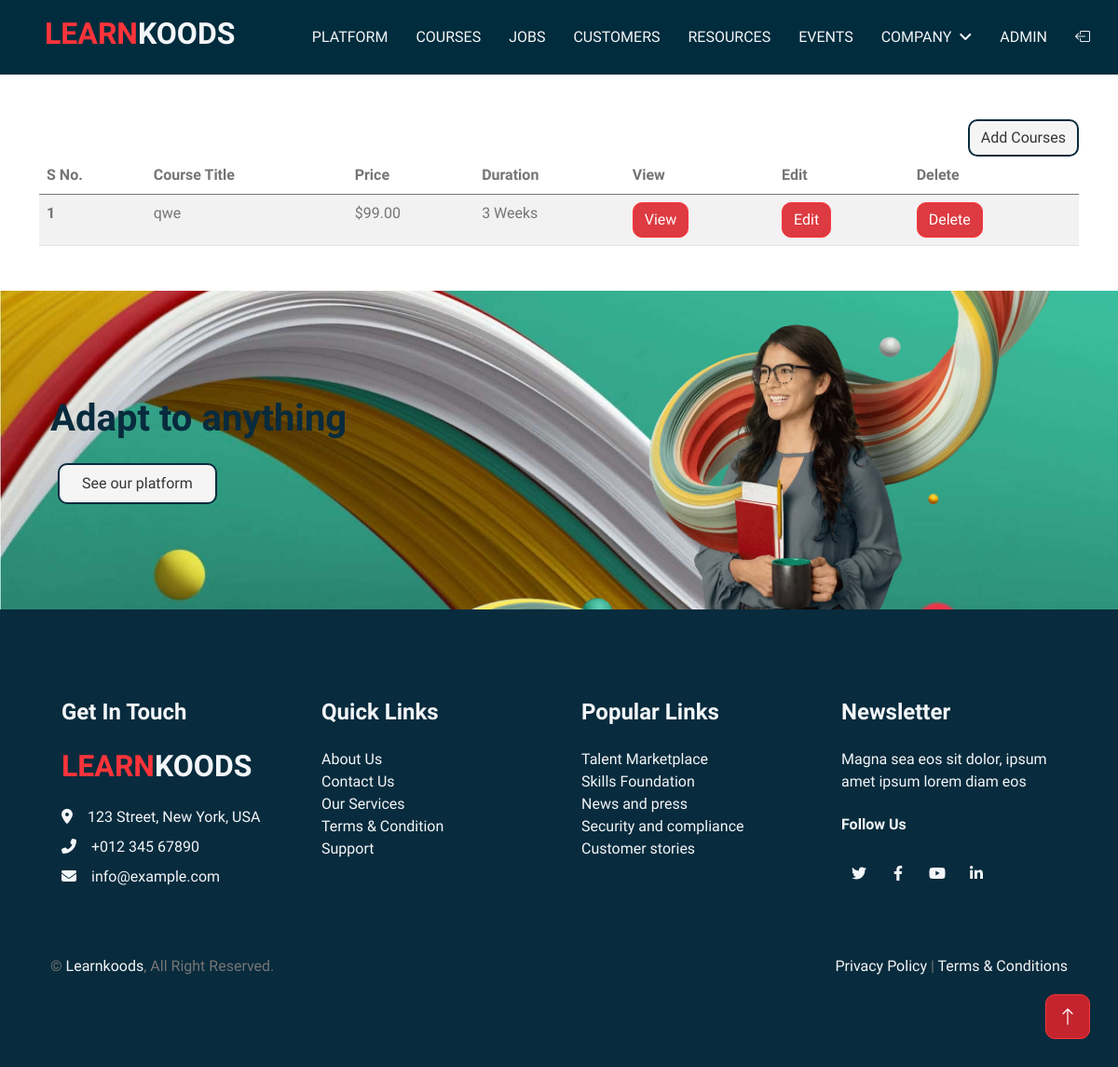
The page /courseprofile/ (signed in) on the database its author committed.
### courses/models.py (models this page shows)
class Courses(models.Model):
    course_id = models.AutoField(primary_key=True)
    user = models.ForeignKey(User, on_delete=models.CASCADE,null=True,blank=True,default=None)
    course_title = models.CharField(max_length=100)
    course_price = models.DecimalField(max_digits=6, decimal_places=2,null=True)
    course_des = HTMLField()
    course_level = models.CharField(choices=(('Beginner', ("Beginner")),
                                        ('Intermediate', ("Intermediate")),
                                        ('Advance', ("Advance"))),
                                default='Beginner',max_length=50)
    course_duration = models.CharField(max_length=100)
    course_image = models.ImageField(upload_to="corse/",null=True,default="course/courses-1.jpg")
    course_slug = AutoSlugField(populate_from = 'course_title',unique=True,null=True,default=None)
    def __str__(self):
        return self.course_title

### koods/views.py (the view)
# urls.py: path('courseprofile/',views.Courseprofile),
def Courseprofile(request):
    if not request.user.is_authenticated:
        return redirect("/")
    usr = request.user
    courseprofile = Courses.objects.filter(user=usr)
    print(courseprofile,"===========coursedata")
    data={
        'title':'Learnkoods',
        'courseprofile':courseprofile
    }
    return render(request,"courseprofile.html",data)

### templates/courseprofile.html
{% extends 'base.html' %} {% block content %}
<div class="container my-5">
      {% if user.is_authenticated and user.profile.is_course == True %}
          <div style="float: right;">
              <a href="/add_course"><button class="btn btn-grey">Add Courses</button></a>
          </div>
      {% endif %}
  <table class="table table-striped">
      <thead>
          <tr>
            <th scope="col">S No.</th>
            <th scope="col">Course Title</th>
            <th scope="col">Price</th>
            <th scope="col">Duration</th>
            <th scope="col">View</th>
            <th scope="col">Edit</th>
            <th scope="col">Delete</th>
          </tr>
        </thead>
        <tbody>
          {% for i in courseprofile %}
          <tr>
            <th scope="row">{{forloop.counter}}</th>
            <td>{{i}}</td>
            <td>${{i.course_price}}</td>
            <td>{{i.course_duration}}</td>
            <td><a href ="/course-details/{{i.course_slug}}" ><button class="btn btn-primary">View</button></a></td>
            <td><a href ="/edit-course/{{i.course_id}}" ><button class="btn btn-primary">Edit</button></a></td>
            <td><a href ="/delete-course/{{i.course_id}}" ><button type="button" class="btn btn-primary" >Delete</button></a></td>
          </tr>
          {% endfor %}
        </tbody>
  </table>
</div>
{% endblock %}

### templates/header.html (shortened to what this page needs)
<!DOCTYPE html>
<html lang="en">
<head>
    <link href="https://cdn.jsdelivr.net/npm/select2@4.1.0-rc.0/dist/css/select2.min.css" rel="stylesheet" />
    <link href="https://cdnjs.cloudflare.com/ajax/libs/font-awesome/6.4.0/css/all.min.css" rel="stylesheet">
    <link href="https://cdn.jsdelivr.net/npm/bootstrap-icons@1.4.1/font/bootstrap-icons.css" rel="stylesheet">
    <link rel="stylesheet" href="https://cdnjs.cloudflare.com/ajax/libs/slick-carousel/1.8.1/slick.css" />
    <link rel="stylesheet" href="https://cdnjs.cloudflare.com/ajax/libs/slick-carousel/1.8.1/slick-theme.css" />
    <link href="/static/lib/animate/animate.min.css" rel="stylesheet">
    <link href="/static/lib/owlcarousel/assets/owl.carousel.min.css" rel="stylesheet">
    <link href="/static/css/bootstrap.min.css" rel="stylesheet">
    <link href="/static/css/style.css" rel="stylesheet">
</head>
<body>
    <nav class="navbar navbar-expand-lg     navbar-light sticky-top p-0">
        <a href="/" class="navbar-brand d-flex align-items-center border-end px-4 px-lg-5">
            <h2 class="text-primary  "> LEARN<b class="text-light">KOODS</b></h2>
        </a>
        <div class="collapse  navbar-collapse" id="navbarCollapse">
            <div class="navbar-nav  ms-auto p-4 p-lg-0">
                <a href="/" class="nav-item text-light nav-link  ">Platform</a>
                <a href="/courses" class="nav-item text-light  nav-link">Courses</a>
                <a href="/jobs" class="nav-item text-light nav-link ">Jobs</a>
                <a href="/" class="nav-item text-light  nav-link">Customers</a>
                <a href="/" class="nav-item text-light nav-link ">Resources</a>
                <a href="/" class="nav-item text-light nav-link ">Events</a>
                <div class="nav-item text-light  dropdown">
                    <a href="/" class="nav-link dropdown-toggle text-light" data-bs-toggle="dropdown">Company</a>
                </div>
                {% if user.is_authenticated %}
                <div class="nav-item text-light nav-link profile" onclick="openNav()">{{user.username}}</div>
                <a href="{% url 'logout' %}" class="nav-item text-light nav-link"><i
                        class="bi bi-box-arrow-left"></i></a>
                {% else %}
            </div>
            <a href="/sign-in" class=" py-4 px-lg-5 d-none d-lg-block"><button class="btn btn-primary px-4 py-3">Login<i class="bi bi-box-arrow-right ms-3"> </i></button></a>
            {% endif %}
    </nav>

### static/css/style.css (style rules this page uses)
:root { --primary: #082b3d; --secondary: #757575; --light: #F3F6F8; --dark: #323232 !important; }
h2, .h2 { font-size: 2rem; color: #082b3d; }
.btn { font-weight: 500; transition: .5s; }
.btn.btn-primary, .btn.btn-outline-primary:hover { color: #FFFFFF; }
.navbar.sticky-top { top: -100px; background: #002c3d; transition: .5s; }
.navbar .navbar-brand, .navbar a.btn { height: 80px; }
.navbar .navbar-nav .nav-link { margin-right: 30px; padding: 25px 0; color: var(--dark); font-weight: 500; text-transform: uppercase; outline: none; }
.navbar .dropdown-toggle::after { border: none; content: "\f107"; font-family: "Font Awesome 5 Free"; font-weight: 900; vertical-align: middle; margin-left: 8px; }
.btn { border-radius: 10px; }
.btn-grey { background: #f5f5f5; border: solid 2px #082b3d; color: #353535; }
.text-primary { color: #ff343a !important; }
.profile { cursor: pointer; }

### rows shown on the page
Courses: course_title "qwe", course_price "99.00", course_duration "3 Weeks"

### other values the page prints
{{ user.username }} "ADMIN"
